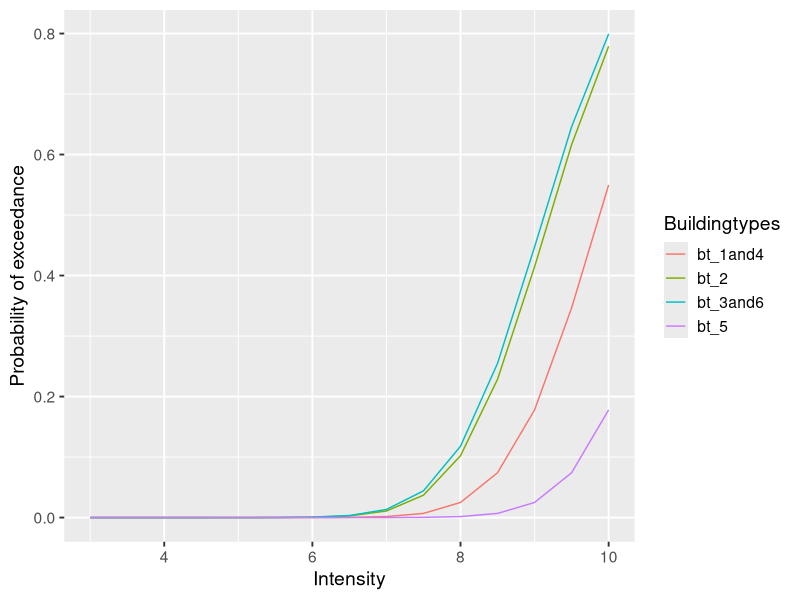
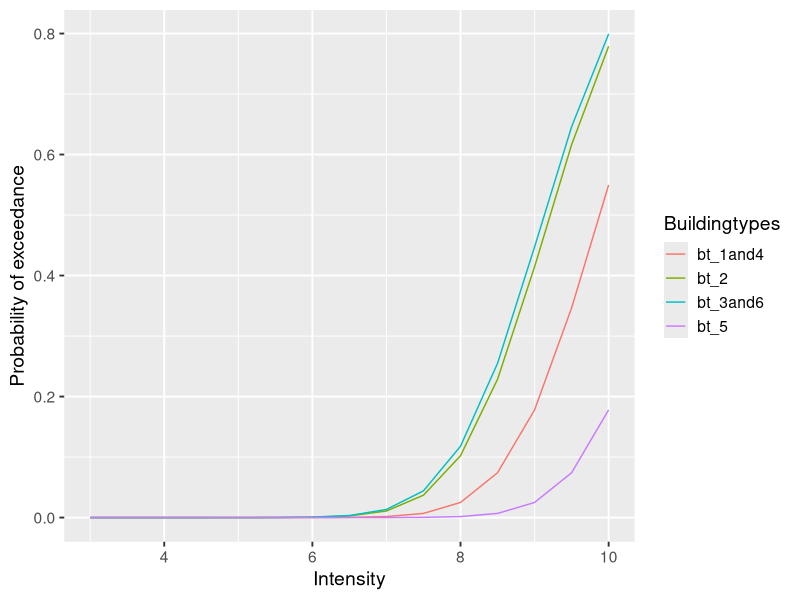

Generate these figures, in order, with R:
#plots fragility curves
library(ggplot2)
library(reshape)

setwd("/home/mhaas/PhD/Routines/fragility/")

data <- read.csv("dg4.csv")

Intensity <- data$iml
bt_1and4 <- data$bt1and4
bt_2 <- data$bt2
bt_3and6 <- data$bt3and6
bt_5 <- data$bt5

df <- data.frame(Intensity,bt_1and4,bt_2,bt_3and6,bt_5)
 
#plot data
df <- melt(df ,  id = 'Intensity', variable_name = 'Buildingtypes')
# plot on same grid, each series colored differently -- 
# good if the series have same scale
theme_set(theme_gray(base_size = 14))
p <- ggplot(df, aes(Intensity,value))
p + geom_line(aes(colour = Buildingtypes)) + ylab("Probability of exceedance")
 
ggsave("fragility_curves.png")
